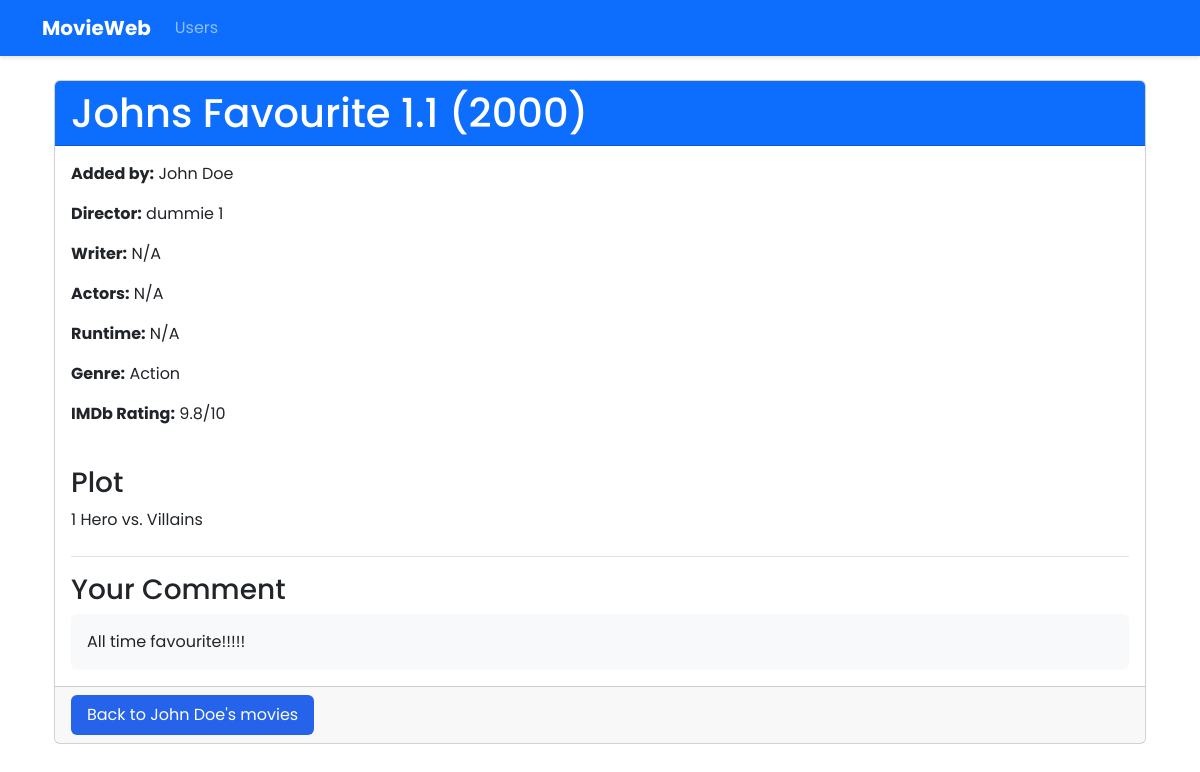
/movie/1, run on the app's committed database.
### models.py (models this page shows)
class Movie(Base):
    __tablename__ = "movies"
    id = Column(Integer, primary_key=True)
    user_id = Column(Integer, ForeignKey("users.id"))
    title = Column(String, nullable=False)
    director = Column(String)
    writer = Column(String)
    actors = Column(String)
    year = Column(Integer)
    rating = Column(Float, CheckConstraint('rating >= 0 AND rating <= 10'))
    genre = Column(String)
    runtime = Column(String)
    plot = Column(Text)
    comment = Column(Text)
    user = relationship("User", back_populates="movies")

class User(Base):
    __tablename__ = "users"
    id = Column(Integer, primary_key=True)
    username = Column(String, unique=True, nullable=False)
    movies = relationship("Movie", back_populates="user")

### app.py (the view)
@app.route('/movie/<int:movie_id>')
def movie_details(movie_id):
    movie = data_manager.get_movie_with_user(movie_id)  # Nutze die neue Methode
    if not movie:
        flash("Movie not found!", "error")
        return redirect(url_for('home'))
    return render_template('movie_details.html',
                           movie=movie,
                           user=movie.user)  # Jetzt sollte user verfügbar sein

### data_manager/sqlite_data_manager.py (called while the page is built)
    def get_movie_with_user(self, movie_id):
        session = self.Session()
        try:
            return session.query(Movie).options(
                joinedload(Movie.user)  # Jetzt mit direkt importiertem joinedload
            ).filter_by(id=movie_id).first()
        finally:
            session.close()

### templates/movie_details.html
{% extends "base.html" %}
{% block content %}
<div class="container mt-4">
    <div class="card">
        <div class="card-header bg-primary text-white">
            <h1 class="mb-0">{{ movie.title }} ({{ movie.year }})</h1>
        </div>
        <div class="card-body">
            <div class="row">
                <div class="col-md-8">
                    <p><strong>Added by:</strong> {{ user.username }}</p>
                    <p><strong>Director:</strong> {{ movie.director or "N/A" }}</p>
                    <p><strong>Writer:</strong> {{ movie.writer or "N/A" }}</p>
                    <p><strong>Actors:</strong> {{ movie.actors or "N/A" }}</p>
                    <p><strong>Runtime:</strong> {{ movie.runtime or "N/A" }}</p>
                    <p><strong>Genre:</strong> {{ movie.genre or "N/A" }}</p>
                    <p><strong>IMDb Rating:</strong>
                        {% if movie.rating %}
                            {{ movie.rating }}/10
                        {% else %}
                            N/A
                        {% endif %}
                    </p>
                </div>
            </div>
            <div class="mt-4">
                <h3>Plot</h3>
                <p>{{ movie.plot or "No plot available" }}</p>
            </div>
            <div class="mt-4 border-top pt-3">
                <h3>Your Comment</h3>
                <div class="p-3 bg-light rounded">
                    {{ movie.comment or "No comment yet" }}
                </div>
            </div>
        </div>
        <div class="card-footer">
            <a href="{{ url_for('user_movies', user_id=user.id) }}"
               class="btn btn-primary">
                Back to {{ user.username }}'s movies
            </a>
        </div>
    </div>
</div>
{% endblock %}

### static/styles.css (style rules this page uses)
body { font-family: 'Poppins', sans-serif; }
:root { --primary: #2563eb; --secondary: #6c757d; --dark: #212529; --light: #f8f9fa; }
.btn-primary { background-color: var(--primary); border: none; padding: 8px 16px; transition: all 0.3s ease; }

### data on the page
Movie: title "Johns Favourite 1.1", year "2000", director "dummie 1", writer "N/A", actors "N/A", runtime "N/A", genre "Action", rating "9.8", plot "1 Hero vs. Villains", comment "All time favourite!!!!!"
User: username "John Doe"
